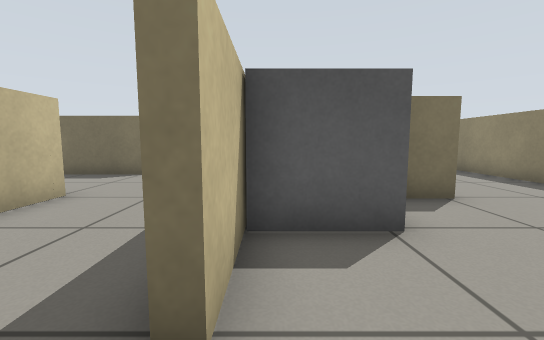
[1] (above)

16 first-person views from a walk through a world built for the Gazebo simulator. The camera is 0.57 m above the floor, tilts 6° down and sees 90° across. The floor is counted in squares, 0.5 m on a side. Each view is taken from the middle of a square. On the plan, view 1 faces up. The plan holds only what a view shows up to about 12 squares ahead; the rest is blank.

[2]
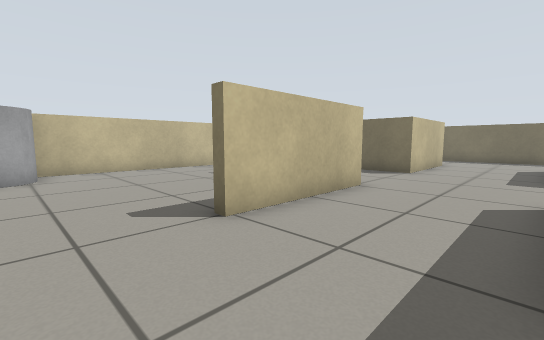

[3]
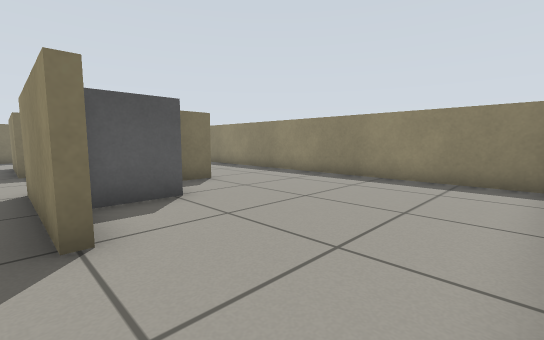

[4]
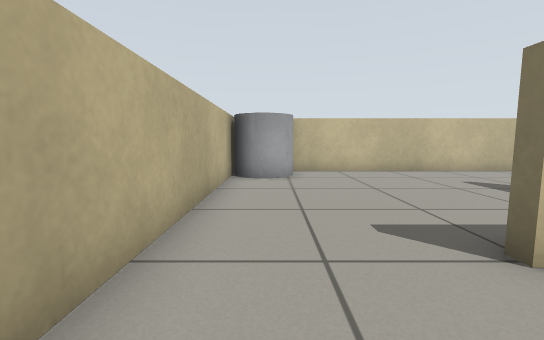

[5]
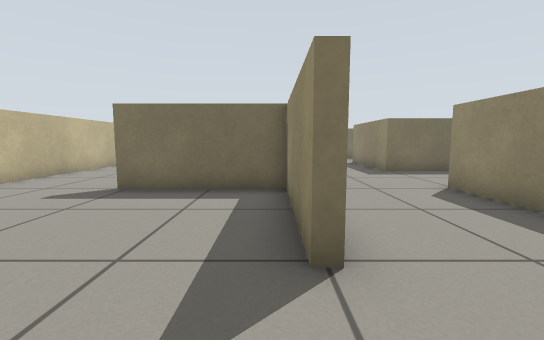

[6]
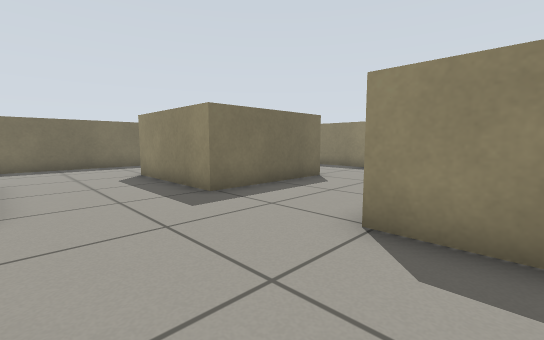

[7]
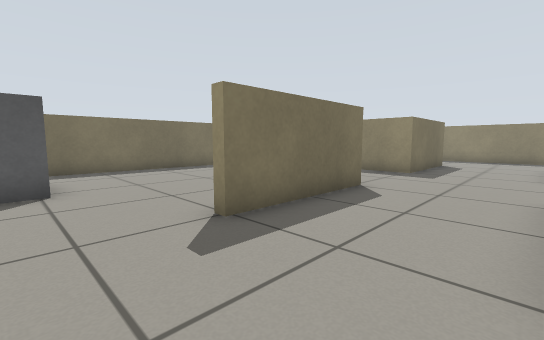

[8]
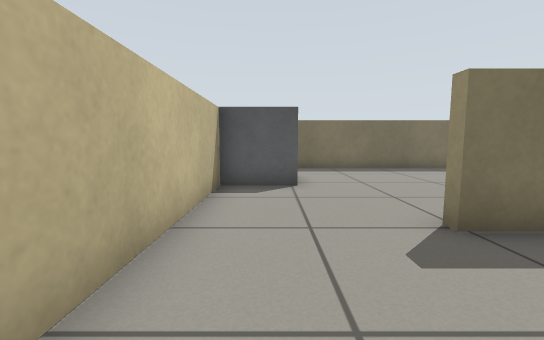

[9]
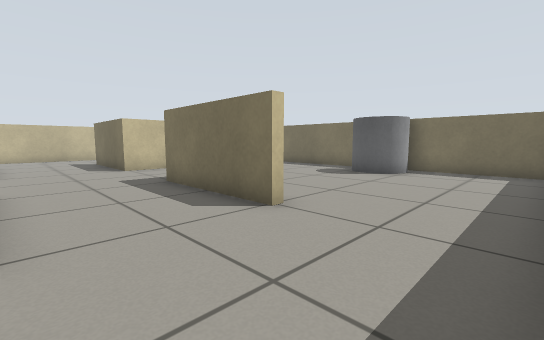

[10]
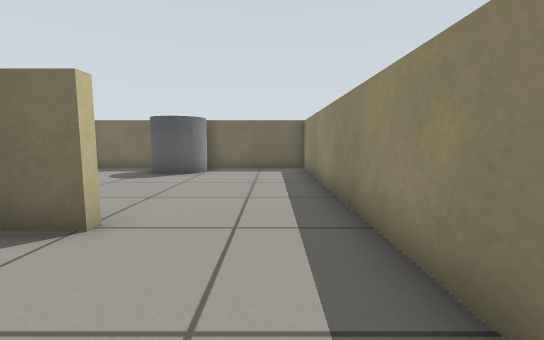

[11]
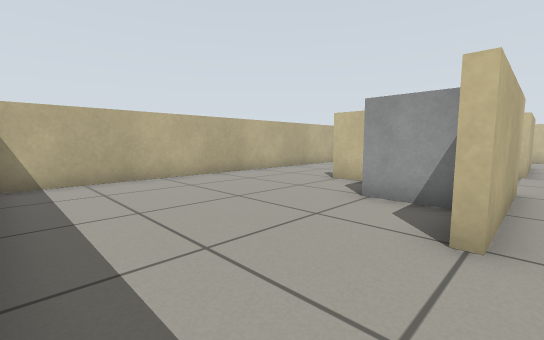

[12]
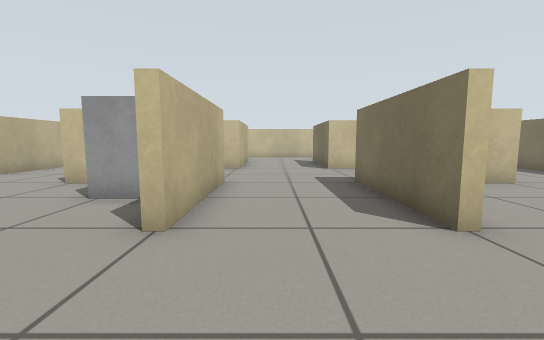

[13]
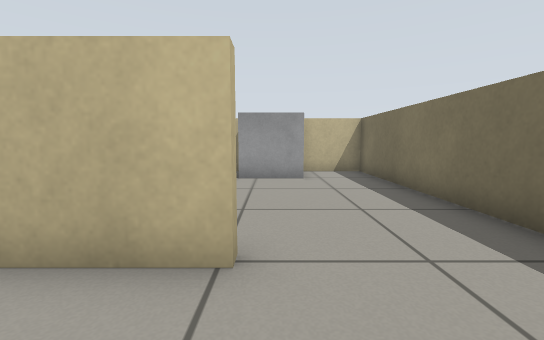

[14]
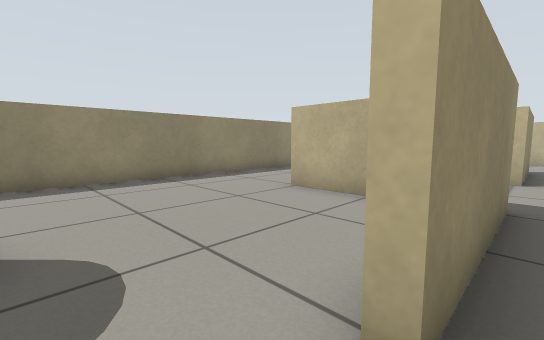

[15]
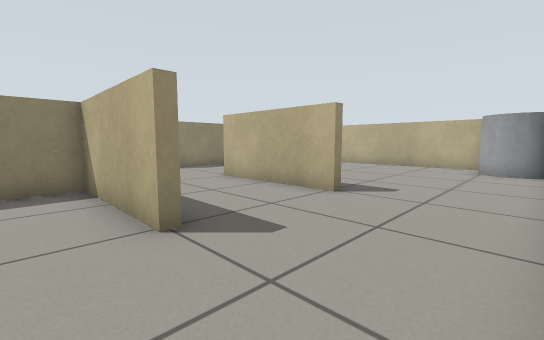

[16]
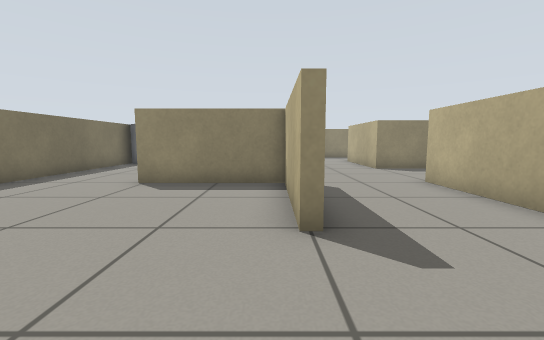

### Floor plan
Points are (right, up) in squares from view 1. A wall is a line through its corners. A room is listed if a view was taken in it or the views show most of it. See-through windows are left out.
Room 1 (views 1, 2, 3, 4, 5, 6, 7, 8, 9, 10, 11, 12, 13, 14, 15, 16)
walls: (-4.3, 5.6) (-4.3, 1.4) (-4.7, 1.4) (-4.7, 5.3) (-8.7, 5.3) (-8.7, 5.6) (-4.3, 5.6); (-4.3, 9.4) (-8.7, 9.4) (-8.7, 9.6) (-4.7, 9.6) (-4.7, 13.6) (-4.3, 13.6) (-4.3, 9.4); (-0.3, 3.2) (-0.3, 1.4) (-0.6, 1.4) (-0.6, 4.9); (1.5, 9.6) (3.7, 9.6) (3.7, 9.4) (-0.6, 9.4) (-0.6, 13.6) (-0.3, 13.6) (-0.3, 12.7); (2.5, 5.6) (3.7, 5.6) (3.7, 5.3) (2.6, 5.3); (1, 17.4) (-12.3, 17.4) (-12.3, 15.6); (-12.3, 12.2) (-12.3, -0.3); (-10.4, -2.3) (7.4, -2.3) (7.4, 17.4) (3.5, 17.4)
objects: grey cylinder (-12, -2) to (-11, -1); grey box (-12, 13) to (-11, 15); grey box (0, 4) to (2, 5); grey cylinder (2, 16) to (3, 17)

Positions as (right, up) in squares from view 1, and headings:
1: (0, 0), facing up
2: (-1, -1), facing up-left
3: (-1, -2), facing up-right
4: (-2, -1), facing left
5: (-5, -1), facing up
6: (-4, 4), facing up-right
7: (-11, 6), facing up-right
8: (-11, 6), facing up
9: (7, 6), facing up-left
10: (6, 6), facing up
11: (7, 6), facing down-left
12: (7, 7), facing left
13: (-2, 14), facing left
14: (-1, 15), facing down-right
15: (-12, 11), facing down-right
16: (-12, 10), facing right
